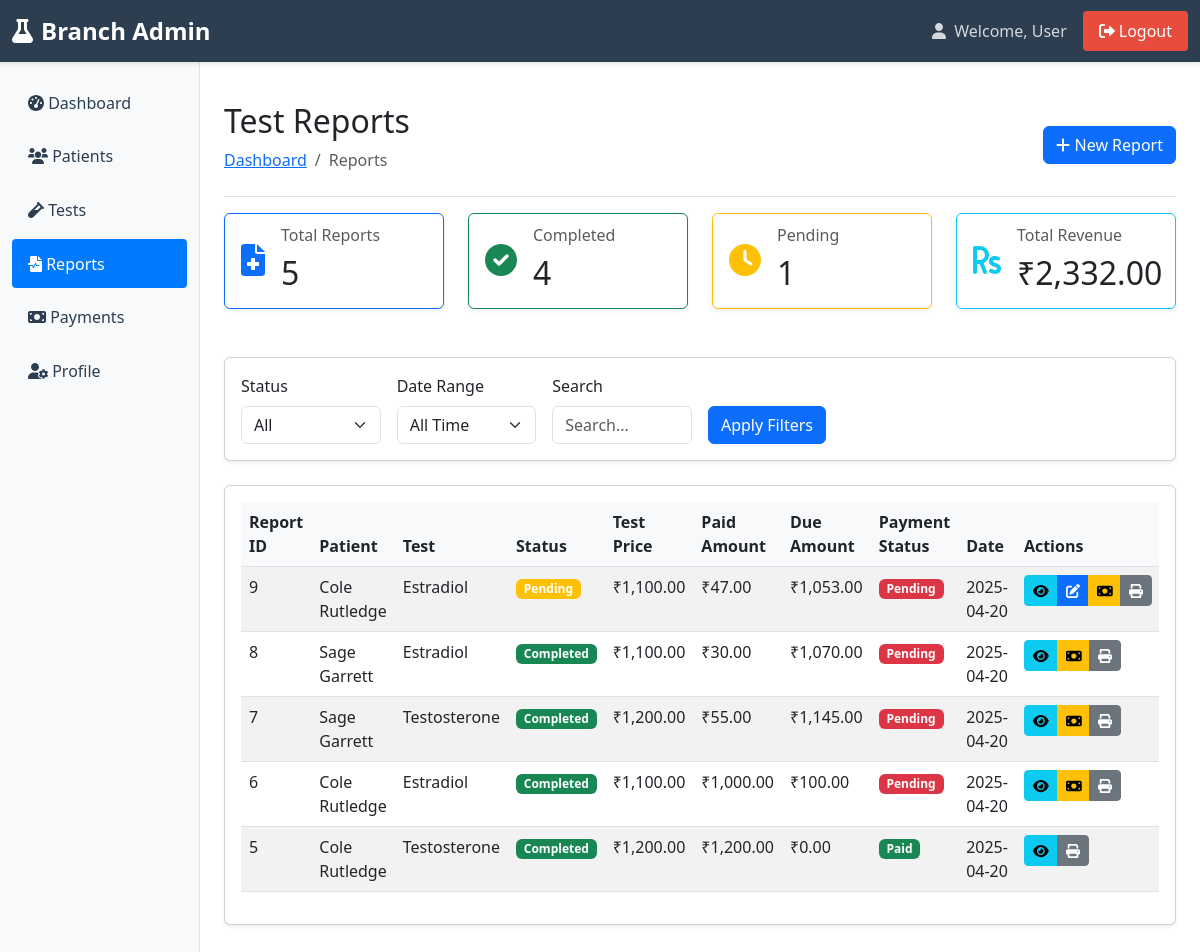
The page /branch-admin/reports.php (signed in) on the database its author committed.
### tables this page shows
CREATE TABLE `reports` (
  `id` int(11) NOT NULL,
  `patient_id` int(11) DEFAULT NULL,
  `test_id` int(11) DEFAULT NULL,
  `result` text DEFAULT NULL,
  `created_at` timestamp NOT NULL DEFAULT current_timestamp(),
  `updated_at` timestamp NOT NULL DEFAULT current_timestamp(),
  `status` enum('pending','completed') NOT NULL DEFAULT 'pending',
  `notes` text NOT NULL
);

CREATE TABLE `patients` (
  `id` int(11) NOT NULL,
  `patient_code` varchar(20) DEFAULT NULL,
  `name` varchar(100) DEFAULT NULL,
  `gender` enum('Male','Female','Other') DEFAULT NULL,
  `age` int(11) DEFAULT NULL,
  `dob` date DEFAULT NULL,
  `phone` varchar(15) DEFAULT NULL,
  `email` varchar(100) DEFAULT NULL,
  `address` text DEFAULT NULL,
  `referred_by` varchar(100) DEFAULT NULL,
  `doctor_name` varchar(100) DEFAULT NULL,
  `branch_id` int(11) DEFAULT NULL,
  `created_at` timestamp NULL DEFAULT current_timestamp()
);

CREATE TABLE `tests` (
  `id` int(11) NOT NULL,
  `test_name` varchar(150) DEFAULT NULL,
  `category_id` int(11) DEFAULT NULL,
  `method` varchar(100) DEFAULT NULL,
  `description` text DEFAULT NULL,
  `price` decimal(10,2) DEFAULT NULL,
  `unit` varchar(50) DEFAULT NULL,
  `normal_range` varchar(100) DEFAULT NULL,
  `sample_type` varchar(100) DEFAULT NULL,
  `preparation` text DEFAULT NULL,
  `reporting_time` varchar(50) DEFAULT NULL,
  `status` tinyint(4) DEFAULT 1,
  `created_at` timestamp NULL DEFAULT current_timestamp()
);

### branch-admin/reports.php (the view, shortened to what this page needs)
<?php
require_once '../inc/db.php';
$branch_id = $_SESSION['branch_id'];
$status_filter = $_GET['status'] ?? 'all';
$date_range = $_GET['date_range'] ?? 'all';
$search = $_GET['search'] ?? '';
$page = isset($_GET['page']) ? (int)$_GET['page'] : 1;
$per_page = 10;
$start = ($page - 1) * $per_page;
$where_conditions = ["bt.branch_id = ?"];
$where_clause = implode(" AND ", $where_conditions);
$stmt = $conn->prepare("
    SELECT
        r.id,
        r.created_at,
        r.status,
        r.result,
        p.name as patient_name,
        p.id as patient_id,
        t.test_name,
        t.normal_range,
        t.unit,
        t.price as test_price,
        COALESCE((
            SELECT SUM(py.paid_amount)
            FROM payments py
            WHERE py.patient_id = r.patient_id
            AND py.branch_id = :branch_id1
            AND py.invoice_no = CONCAT('INV-', LPAD(r.id, 6, '0'))
        ), 0) as paid_amount,
        (t.price - COALESCE((
            SELECT SUM(py2.paid_amount)
            FROM payments py2
            WHERE py2.patient_id = r.patient_id
            AND py2.branch_id = :branch_id2
            AND py2.invoice_no = CONCAT('INV-', LPAD(r.id, 6, '0'))
        ), 0)) as due_amount
    FROM reports r
    JOIN patients p ON r.patient_id = p.id
    JOIN tests t ON r.test_id = t.id
    JOIN branch_tests bt ON t.id = bt.test_id
    WHERE bt.branch_id = :branch_id3
");
$named_where_conditions = [];
if (!empty($named_where_conditions)) {
    $where_clause = " AND " . implode(" AND ", $named_where_conditions);
} else {
    $where_clause = "";
}
$sql = $stmt->queryString . $where_clause . " ORDER BY r.created_at DESC LIMIT :offset, :limit";
$stmt = $conn->prepare($sql);
$stmt->bindValue(':branch_id1', $branch_id, PDO::PARAM_INT);
$stmt->bindValue(':branch_id2', $branch_id, PDO::PARAM_INT);
$stmt->bindValue(':branch_id3', $branch_id, PDO::PARAM_INT);
$stmt->bindValue(':offset', (int)$start, PDO::PARAM_INT);
$stmt->bindValue(':limit', (int)$per_page, PDO::PARAM_INT);
$stmt->execute();
$reports = $stmt->fetchAll(PDO::FETCH_ASSOC);
$stats_stmt = $conn->prepare("
    SELECT
        COUNT(DISTINCT r.id) as total,
        SUM(CASE WHEN r.status = 'completed' THEN 1 ELSE 0 END) as completed,
        SUM(CASE WHEN r.status = 'pending' THEN 1 ELSE 0 END) as pending,
        COALESCE(
            (SELECT SUM(paid_amount)
            FROM payments
            WHERE branch_id = ?
            AND invoice_no IN (
                SELECT CONCAT('INV-', LPAD(r2.id, 6, '0'))
                FROM reports r2
                JOIN branch_tests bt2 ON r2.test_id = bt2.test_id
                WHERE bt2.branch_id = ?
            )
            ), 0
        ) as total_revenue
    FROM reports r
    JOIN branch_tests bt ON r.test_id = bt.test_id
    WHERE bt.branch_id = ?
");
$stats_stmt->execute([$branch_id, $branch_id, $branch_id]);
$stats = $stats_stmt->fetch(PDO::FETCH_ASSOC);
include '../inc/branch-header.php';
?>
<div class="d-flex justify-content-between flex-wrap flex-md-nowrap align-items-center pt-3 pb-2 mb-3 border-bottom">
    <div>
        <h1 class="h2">Test Reports</h1>
        <nav aria-label="breadcrumb">
            <ol class="breadcrumb">
                <li class="breadcrumb-item"><a href="dashboard.php">Dashboard</a></li>
                <li class="breadcrumb-item active">Reports</li>
            </ol>
        </nav>
    </div>
    <div class="btn-toolbar mb-2 mb-md-0">
        <button type="button" class="btn btn-primary" data-bs-toggle="modal" data-bs-target="#newReportModal">
            <i class="fas fa-plus"></i> New Report
        </button>
    </div>
</div>
<div class="row mb-4">
    <div class="col-md-3">
        <div class="card border-primary">
            <div class="card-body">
                <div class="d-flex align-items-center">
                    <div class="flex-shrink-0 me-3">
                        <i class="fas fa-file-medical fa-2x text-primary"></i>
                    </div>
                    <div>
                        <h6 class="card-subtitle mb-2 text-muted">Total Reports</h6>
                        <h2 class="card-title mb-0"><?php echo number_format($stats['total']); ?></h2>
                    </div>
                </div>
            </div>
        </div>
    </div>
    <div class="col-md-3">
        <div class="card border-success">
            <div class="card-body">
                <div class="d-flex align-items-center">
                    <div class="flex-shrink-0 me-3">
                        <i class="fas fa-check-circle fa-2x text-success"></i>
                    </div>
                    <div>
                        <h6 class="card-subtitle mb-2 text-muted">Completed</h6>
                        <h2 class="card-title mb-0"><?php echo number_format($stats['completed']); ?></h2>
                    </div>
                </div>
            </div>
        </div>
    </div>
    <div class="col-md-3">
        <div class="card border-warning">
            <div class="card-body">
                <div class="d-flex align-items-center">
                    <div class="flex-shrink-0 me-3">
                        <i class="fas fa-clock fa-2x text-warning"></i>
                    </div>
                    <div>
                        <h6 class="card-subtitle mb-2 text-muted">Pending</h6>
                        <h2 class="card-title mb-0"><?php echo number_format($stats['pending']); ?></h2>
                    </div>
                </div>
            </div>
        </div>
    </div>
    <div class="col-md-3">
        <div class="card border-info">
            <div class="card-body">
                <div class="d-flex align-items-center">
                    <div class="flex-shrink-0 me-3">
                        <i class="fas fa-rupee-sign fa-2x text-info"></i>
                    </div>
                    <div>
                        <h6 class="card-subtitle mb-2 text-muted">Total Revenue</h6>
                        <h2 class="card-title mb-0">₹<?php echo number_format($stats['total_revenue'], 2); ?></h2>
                    </div>
                </div>
            </div>
        </div>
    </div>
</div>
<div class="card mb-4">
    <div class="card-body">
        <form method="GET" class="row g-3">
            <div class="col-md-2">
                <label class="form-label">Status</label>
                <select name="status" class="form-select">
                    <option value="all" <?php echo $status_filter == 'all' ? 'selected' : ''; ?>>All</option>
                </select>
            </div>
            <div class="col-md-2">
                <label class="form-label">Date Range</label>
                <select name="date_range" class="form-select" id="dateRange">
                    <option value="all" <?php echo $date_range == 'all' ? 'selected' : ''; ?>>All Time</option>
                </select>
            </div>
            <div class="col-md-2">
                <label class="form-label">Search</label>
                <input type="text" name="search" class="form-control" value="<?php echo htmlspecialchars($search); ?>" placeholder="Search...">
            </div>
            <div class="col-md-2">
                <label class="form-label">&nbsp;</label>
                <button type="submit" class="btn btn-primary d-block">Apply Filters</button>
            </div>
        </form>
    </div>
</div>
<div class="card">
    <div class="card-body">
        <div class="table-responsive">
            <table class="table table-striped table-hover">
                <thead>
                    <tr>
                        <th>Report ID</th>
                        <th>Patient</th>
                        <th>Test</th>
                        <th>Status</th>
                        <th>Test Price</th>
                        <th>Paid Amount</th>
                        <th>Due Amount</th>
                        <th>Payment Status</th>
                        <th>Date</th>
                        <th>Actions</th>
                    </tr>
                </thead>
                <tbody>
                    <?php if(empty($reports)): ?>
                    <tr>
                        <td colspan="10" class="text-center">No reports found</td>
                    </tr>
                    <?php else: ?>
                        <?php foreach($reports as $report): ?>
                        <tr>
                            <td><?php echo htmlspecialchars($report['id']); ?></td>
                            <td><?php echo htmlspecialchars($report['patient_name']); ?></td>
                            <td><?php echo htmlspecialchars($report['test_name']); ?></td>
                            <td>
                                <span class="badge bg-<?php echo $report['status'] == 'completed' ? 'success' : 'warning'; ?>">
                                    <?php echo ucfirst($report['status']); ?>
                                </span>
                            </td>
                            <td>₹<?php echo number_format($report['test_price'], 2); ?></td>
                            <td>₹<?php echo number_format($report['paid_amount'], 2); ?></td>
                            <td>₹<?php echo number_format($report['due_amount'], 2); ?></td>
                            <td>
                                <?php if($report['due_amount'] > 0): ?>
                                    <span class="badge bg-danger">Pending</span>
                                <?php else: ?>
                                    <span class="badge bg-success">Paid</span>
                                <?php endif; ?>
                            </td>
                            <td><?php echo date('Y-m-d', strtotime($report['created_at'])); ?></td>
                            <td>
                                <div class="btn-group">
                                    <button type="button" class="btn btn-sm btn-info view-report"
                                            data-report-id="<?php echo $report['id']; ?>"
                                            title="View Report">
                                        <i class="fas fa-eye"></i>
                                    </button>
                                    <?php if($report['status'] == 'pending'): ?>
                                    <button type="button" class="btn btn-sm btn-primary edit-report"
                                            data-report-id="<?php echo $report['id']; ?>"
                                            title="Edit Report">
                                        <i class="fas fa-edit"></i>
                                    </button>
                                    <?php endif; ?>
                                    <?php if($report['due_amount'] > 0): ?>
                                    <a href="payments.php?report_id=<?php echo $report['id']; ?>"
                                       class="btn btn-sm btn-warning"
                                       title="Update Payment">
                                        <i class="fas fa-money-bill"></i>
                                    </a>
                                    <?php endif; ?>
                                    <button type="button" class="btn btn-sm btn-secondary print-report"
                                            data-report-id="<?php echo $report['id']; ?>"
                                            title="Print Report">
                                        <i class="fas fa-print"></i>
                                    </button>
                                </div>
                            </td>
                        </tr>
                        <?php endforeach; ?>
                    <?php endif; ?>
                </tbody>
            </table>
        </div>
    </div>
</div>
<?php include '../inc/footer.php'; ?>

### inc/branch-header.php (style rules this page uses)
.card { box-shadow: 0 0.125rem 0.25rem rgba(0,0,0,0.075); margin-bottom: 1.5rem; }
.table th { background-color: #f8f9fa; }

### rows shown on the page
reports: id "9", patient.name "Cole Rutledge", test.test_name "Estradiol", status "Pending", test.price "1,100.00", paid_amount "47.00", due_amount "1,053.00", created_at "2025-04-20"
reports: id "8", patient.name "Sage Garrett", test.test_name "Estradiol", status "Completed", test.price "1,100.00", paid_amount "30.00", due_amount "1,070.00", shows "Pending", created_at "2025-04-20"
reports: id "7", patient.name "Sage Garrett", test.test_name "Testosterone", status "Completed", test.price "1,200.00", paid_amount "55.00", due_amount "1,145.00", shows "Pending", created_at "2025-04-20"
reports: id "6", patient.name "Cole Rutledge", test.test_name "Estradiol", status "Completed", test.price "1,100.00", paid_amount "1,000.00", due_amount "100.00", shows "Pending", created_at "2025-04-20"
reports: id "5", patient.name "Cole Rutledge", test.test_name "Testosterone", status "Completed", test.price "1,200.00", paid_amount "1,200.00", due_amount "0.00", shows "Paid", created_at "2025-04-20"

### other values the page prints
$_SESSION['user_name'] "User"
$stats['total'] "5"
$stats['completed'] "4"
$stats['pending'] "1"
$stats['total_revenue'] "2,332.00"
